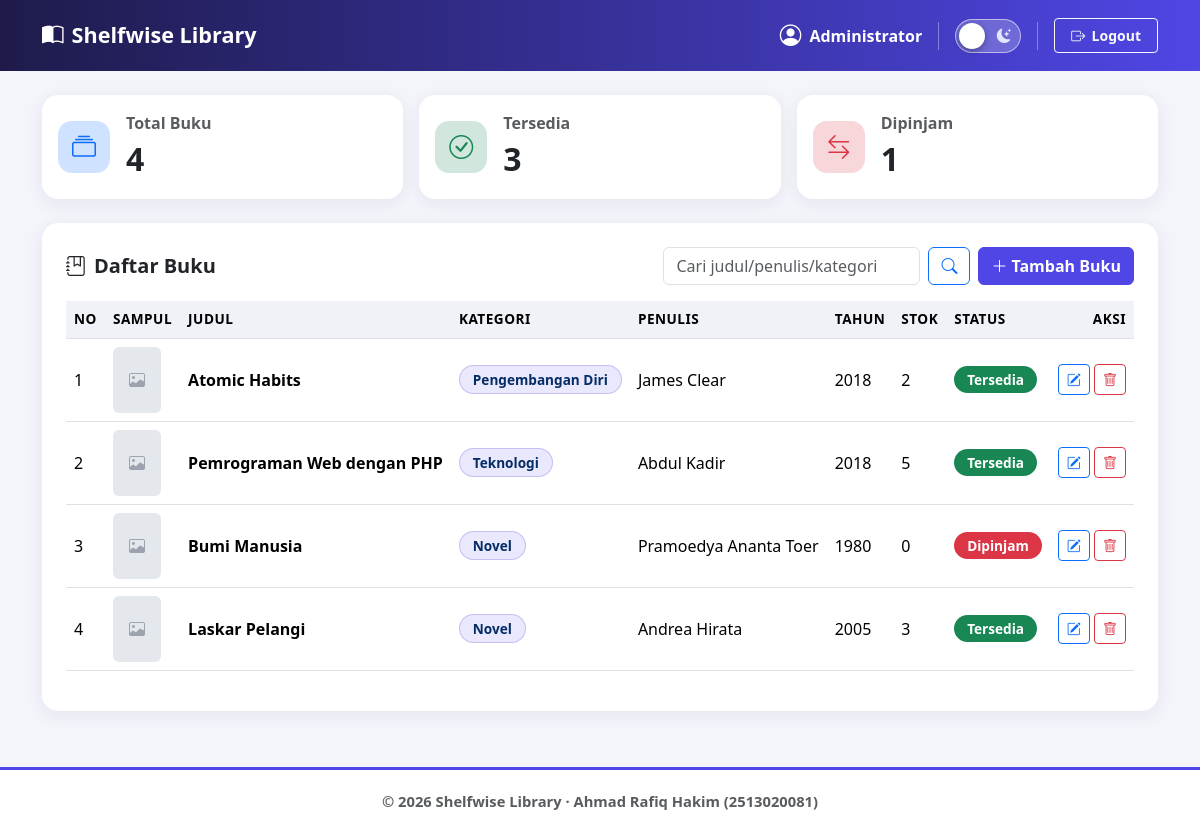
/dashboard.php (signed in), run on the app's committed database.
### tables this page shows
CREATE TABLE buku (
  id INT AUTO_INCREMENT PRIMARY KEY,
  judul VARCHAR(150) NOT NULL,
  kategori VARCHAR(50) NOT NULL,
  penulis VARCHAR(100) NOT NULL,
  tahun_terbit YEAR NOT NULL,
  stok INT NOT NULL DEFAULT 0,
  sampul VARCHAR(255) DEFAULT NULL,
  created_at TIMESTAMP DEFAULT CURRENT_TIMESTAMP,
  updated_at TIMESTAMP DEFAULT CURRENT_TIMESTAMP ON UPDATE CURRENT_TIMESTAMP
);

### includes/helpers.php (called while the page is built, shortened)
<?php
function e($teks): string
{
    return htmlspecialchars((string) $teks, ENT_QUOTES, 'UTF-8');
}
function label_status(int $stok): array
{
    if ($stok > 0) {
        return ['Tersedia', 'success'];
    }
    return ['Dipinjam', 'danger'];
}

### dashboard.php (the view, shortened to what this page needs)
<?php
require_once __DIR__ . '/config/koneksi.php';
require_once __DIR__ . '/includes/header.php';
$stat = $koneksi->query(
    'SELECT COUNT(*) AS total, COALESCE(SUM(stok > 0),0) AS tersedia, COALESCE(SUM(stok = 0),0) AS dipinjam FROM buku'
)->fetch_assoc();
$q = trim($_GET['q'] ?? '');
if ($q !== '') {
    $like = '%' . $q . '%';
    $stmt = $koneksi->prepare('SELECT * FROM buku WHERE judul LIKE ? OR penulis LIKE ? OR kategori LIKE ? ORDER BY id DESC');
    $stmt->bind_param('sss', $like, $like, $like);
    $stmt->execute();
    $hasil = $stmt->get_result();
} else {
    $hasil = $koneksi->query('SELECT * FROM buku ORDER BY id DESC');
}
?>
<div class="row g-3 mb-4 fade-up">
  <div class="col-md-4">
    <div class="card stat-card p-3"><div class="d-flex align-items-center gap-3">
      <div class="icon bg-primary-subtle text-primary"><i class="bi bi-collection"></i></div>
      <div><div class="text-muted fw-semibold">Total Buku</div><div class="fs-2 fw-bold" data-count="<?= (int) $stat['total'] ?>"><?= (int) $stat['total'] ?></div></div>
    </div></div>
  </div>
  <div class="col-md-4">
    <div class="card stat-card p-3"><div class="d-flex align-items-center gap-3">
      <div class="icon bg-success-subtle text-success"><i class="bi bi-check-circle"></i></div>
      <div><div class="text-muted fw-semibold">Tersedia</div><div class="fs-2 fw-bold" data-count="<?= (int) $stat['tersedia'] ?>"><?= (int) $stat['tersedia'] ?></div></div>
    </div></div>
  </div>
  <div class="col-md-4">
    <div class="card stat-card p-3"><div class="d-flex align-items-center gap-3">
      <div class="icon bg-danger-subtle text-danger"><i class="bi bi-arrow-left-right"></i></div>
      <div><div class="text-muted fw-semibold">Dipinjam</div><div class="fs-2 fw-bold" data-count="<?= (int) $stat['dipinjam'] ?>"><?= (int) $stat['dipinjam'] ?></div></div>
    </div></div>
  </div>
</div>
<div class="card p-3 p-md-4 fade-up d2">
  <div class="d-flex flex-wrap justify-content-between align-items-center gap-2 mb-3">
    <h5 class="fw-bold mb-0"><i class="bi bi-journal-bookmark me-2"></i>Daftar Buku</h5>
    <div class="d-flex gap-2">
      <form method="GET" class="d-flex gap-2">
        <input type="search" name="q" class="form-control" placeholder="Cari judul/penulis/kategori" value="<?= e($q) ?>">
        <button class="btn btn-outline-primary"><i class="bi bi-search"></i></button>
      </form>
      <a href="tambah_buku.php" class="btn btn-primary text-nowrap"><i class="bi bi-plus-lg me-1"></i>Tambah Buku</a>
    </div>
  </div>
  <div class="table-responsive">
    <table class="table table-hover align-middle">
      <thead>
        <tr>
          <th>No</th><th>Sampul</th><th>Judul</th><th>Kategori</th><th>Penulis</th>
          <th>Tahun</th><th>Stok</th><th>Status</th><th class="text-end">Aksi</th>
        </tr>
      </thead>
      <tbody>
      <?php $no = 1; while ($b = $hasil->fetch_assoc()):
          [$label, $warna] = label_status((int) $b['stok']); ?>
        <tr>
          <td><?= $no++ ?></td>
          <td>
            <?php if ($b['sampul'] && is_file(UPLOAD_DIR . basename($b['sampul']))): ?>
              <img src="uploads/<?= e($b['sampul']) ?>" class="cover-thumb" alt="Sampul <?= e($b['judul']) ?>">
            <?php else: ?>
              <div class="cover-placeholder"><i class="bi bi-image"></i></div>
            <?php endif; ?>
          </td>
          <td class="fw-semibold"><?= e($b['judul']) ?></td>
          <td><span class="badge badge-kat"><?= e($b['kategori']) ?></span></td>
          <td><?= e($b['penulis']) ?></td>
          <td><?= e($b['tahun_terbit']) ?></td>
          <td><?= (int) $b['stok'] ?></td>
          <td><span class="badge text-bg-<?= $warna ?>"><?= $label ?></span></td>
          <td class="text-end text-nowrap">
            <a href="edit_buku.php?id=<?= (int) $b['id'] ?>" class="btn btn-sm btn-outline-primary"><i class="bi bi-pencil-square"></i></a>
            <button class="btn btn-sm btn-outline-danger" data-bs-toggle="modal" data-bs-target="#modalHapus"
                    data-id="<?= (int) $b['id'] ?>" data-judul="<?= e($b['judul']) ?>"><i class="bi bi-trash"></i></button>
          </td>
        </tr>
      <?php endwhile; ?>
      </tbody>
    </table>
  </div>
</div>
<?php require_once __DIR__ . '/includes/footer.php'; ?>

### includes/header.php (shortened to what this page needs)
<?php
require_once __DIR__ . '/helpers.php';
?>
<!DOCTYPE html>
<html lang="id" data-bs-theme="light">
<head>
  <link href="https://cdn.jsdelivr.net/npm/bootstrap@5.3.3/dist/css/bootstrap.min.css" rel="stylesheet">
  <link href="https://cdn.jsdelivr.net/npm/bootstrap-icons@1.11.3/font/bootstrap-icons.min.css" rel="stylesheet">
  <link href="assets/css/style.css" rel="stylesheet">
</head>
<body class="d-flex flex-column min-vh-100">
<nav class="navbar navbar-dark sw-navbar sticky-top">
  <div class="container sw-nav-inner">
    <a class="navbar-brand" href="dashboard.php"><i class="bi bi-book-half me-2"></i><span>Shelfwise Library</span></a>
    <div class="nav-actions">
      <span class="user"><i class="bi bi-person-circle"></i><span class="user-text">Administrator</span></span>
      <label class="theme-switch" title="Mode gelap / terang">
        <span class="track">
          <i class="bi bi-sun-fill sun"></i><i class="bi bi-moon-stars-fill moon"></i>
          <span class="knob"></span>
        </span>
      </label>
      <a href="logout.php" class="btn btn-sm btn-outline-light btn-logout"><i class="bi bi-box-arrow-right"></i><span class="logout-text">Logout</span></a>
    </div>
  </div>
</nav>
<main class="container py-4 flex-grow-1">

### includes/footer.php (shortened to what this page needs)
</main>
<footer class="sw-footer">
  <div class="container">&copy; <?= date('Y') ?> Shelfwise Library &middot; Ahmad Rafiq Hakim (2513020081)</div>
</footer>
</body>
</html>

### assets/css/style.css (style rules this page uses)
:root, [data-bs-theme="light"] { --sw-primary: #4f46e5; --sw-dark: #1e1b4b; --sw-bg: #f4f5fb; --sw-card-bg: #ffffff; --sw-card-shadow: 0 4px 18px rgba(30, 27, 75, .08); --sw-thead: #f1f2f8; }
body { font-family: 'Segoe UI', system-ui, sans-serif; font-weight: 500; background-color: var(--sw-bg); color: var(--bs-body-color); }
body, .card, .navbar { transition: background-color .3s, color .3s; }
.sw-navbar { background: linear-gradient(90deg, var(--sw-dark), var(--sw-primary)); padding: .9rem 0; }
.sw-nav-inner { display: flex; flex-wrap: nowrap; align-items: center; justify-content: space-between; gap: 1rem; }
.sw-navbar .navbar-brand { font-weight: 800; font-size: 1.35rem; margin: 0; white-space: nowrap; }
.nav-actions { display: flex; flex-direction: row; flex-wrap: nowrap; align-items: center; gap: 1rem; color: #fff; white-space: nowrap; }
.nav-actions .user { display: inline-flex; align-items: center; gap: .5rem; font-weight: 700; }
.nav-actions .user i { font-size: 1.35rem; }
.btn-logout { font-weight: 700; padding: .4rem 1rem; display: inline-flex; align-items: center; gap: .4rem; }
.theme-switch { margin: 0; cursor: pointer; display: inline-flex; }
.theme-switch .track { position: relative; width: 66px; height: 34px; border-radius: 50rem; display: flex; align-items: center; justify-content: space-between; padding: 0 9px; background: rgba(255,255,255,.22); border: 1px solid rgba(255,255,255,.55); transition: background .3s; font-size: .9rem; }
.theme-switch .moon { color: #e0e7ff; }
.theme-switch .knob { position: absolute; top: 3px; left: 3px; width: 26px; height: 26px; border-radius: 50%; background: #fff; box-shadow: 0 2px 6px rgba(0,0,0,.35); transition: transform .3s cubic-bezier(.4,1.4,.6,1); }
.sw-footer { background: var(--sw-card-bg); border-top: 3px solid var(--sw-primary); color: var(--bs-secondary-color); text-align: center; font-weight: 600; font-size: .92rem; padding: 1.25rem 0; margin-top: 2rem; }
.card { background: var(--sw-card-bg); border: 0; border-radius: 1rem; box-shadow: var(--sw-card-shadow); }
.stat-card { transition: transform .25s, box-shadow .25s; }
.stat-card .icon { width: 52px; height: 52px; border-radius: 14px; display: grid; place-items: center; font-size: 1.5rem; }
.btn { font-weight: 600; transition: transform .2s, box-shadow .2s, background-color .2s; }
.btn-primary { background: var(--sw-primary); border-color: var(--sw-primary); }
.table { --bs-table-bg: transparent; font-weight: 500; }
.table thead th { background: var(--sw-thead); text-transform: uppercase; letter-spacing: .5px; font-weight: 800; font-size: .85rem; white-space: nowrap; }
.table > :not(caption) > * > * { vertical-align: middle; }
.table tbody tr { animation: rowIn .4s ease both; }
.badge { font-weight: 700; font-size: .85rem; padding: .5em .95em; border-radius: 50rem !important; }
.badge-kat { background: rgba(79,70,229,.12); color: var(--bs-primary-text-emphasis); border: 1px solid rgba(79,70,229,.25); }
.cover-placeholder { width: 48px; height: 66px; border-radius: 6px; background: rgba(148,163,184,.25); display: grid; place-items: center; color: #9ca3af; }
.fade-up { animation: fadeUp .55s ease both; }
.d2 { animation-delay: .12s; }

### data on the page
buku: judul "Atomic Habits", kategori "Pengembangan Diri", penulis "James Clear", tahun_terbit "2018", stok "2", label "Tersedia"
buku: judul "Pemrograman Web dengan PHP", kategori "Teknologi", penulis "Abdul Kadir", tahun_terbit "2018", stok "5", label "Tersedia"
buku: judul "Bumi Manusia", kategori "Novel", penulis "Pramoedya Ananta Toer", tahun_terbit "1980", stok "0", label "Dipinjam"
buku: judul "Laskar Pelangi", kategori "Novel", penulis "Andrea Hirata", tahun_terbit "2005", stok "3", label "Tersedia"

### other printed values
$stat['total'] "4"
$stat['tersedia'] "3"
$stat['dipinjam'] "1"
